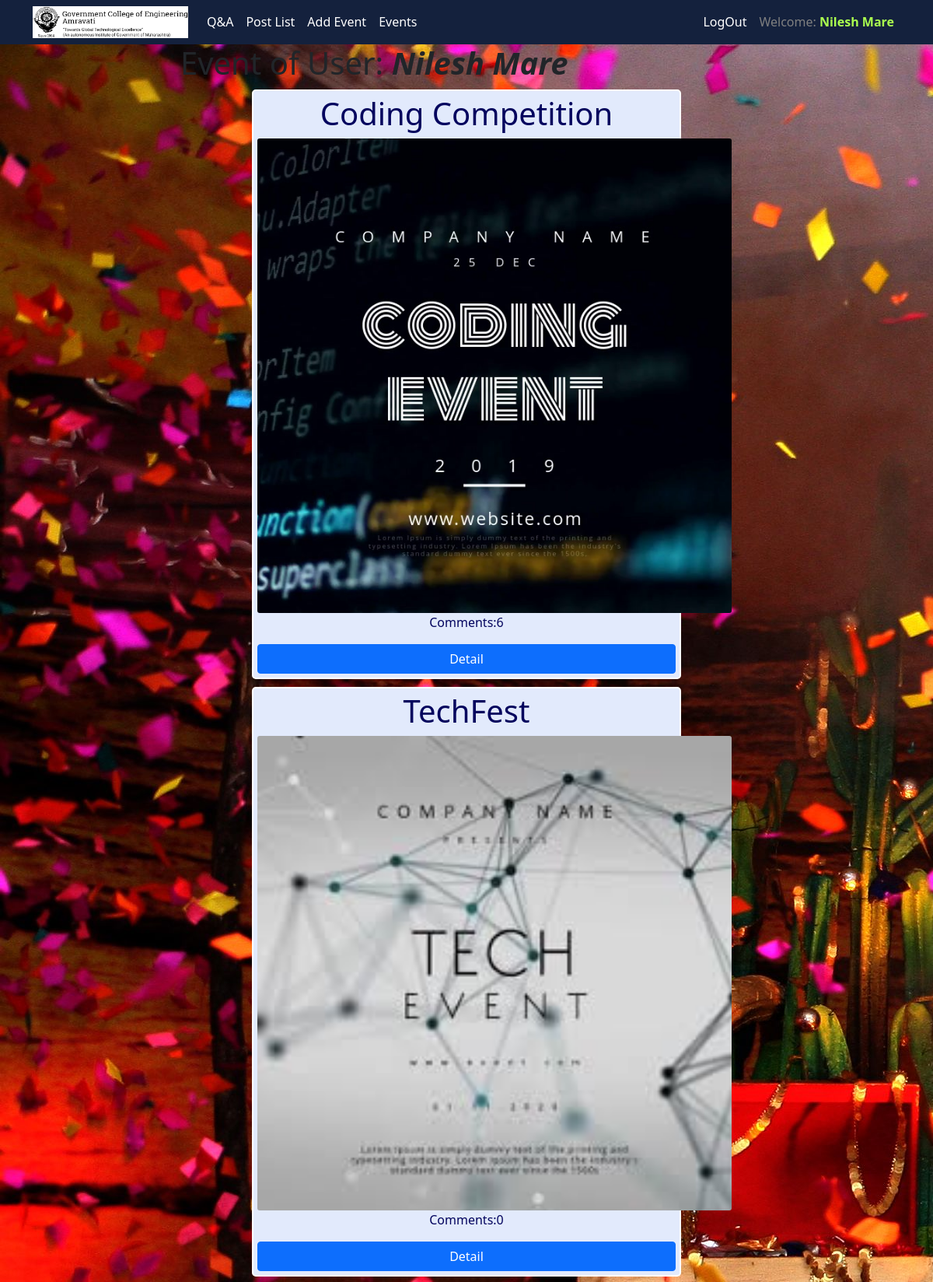
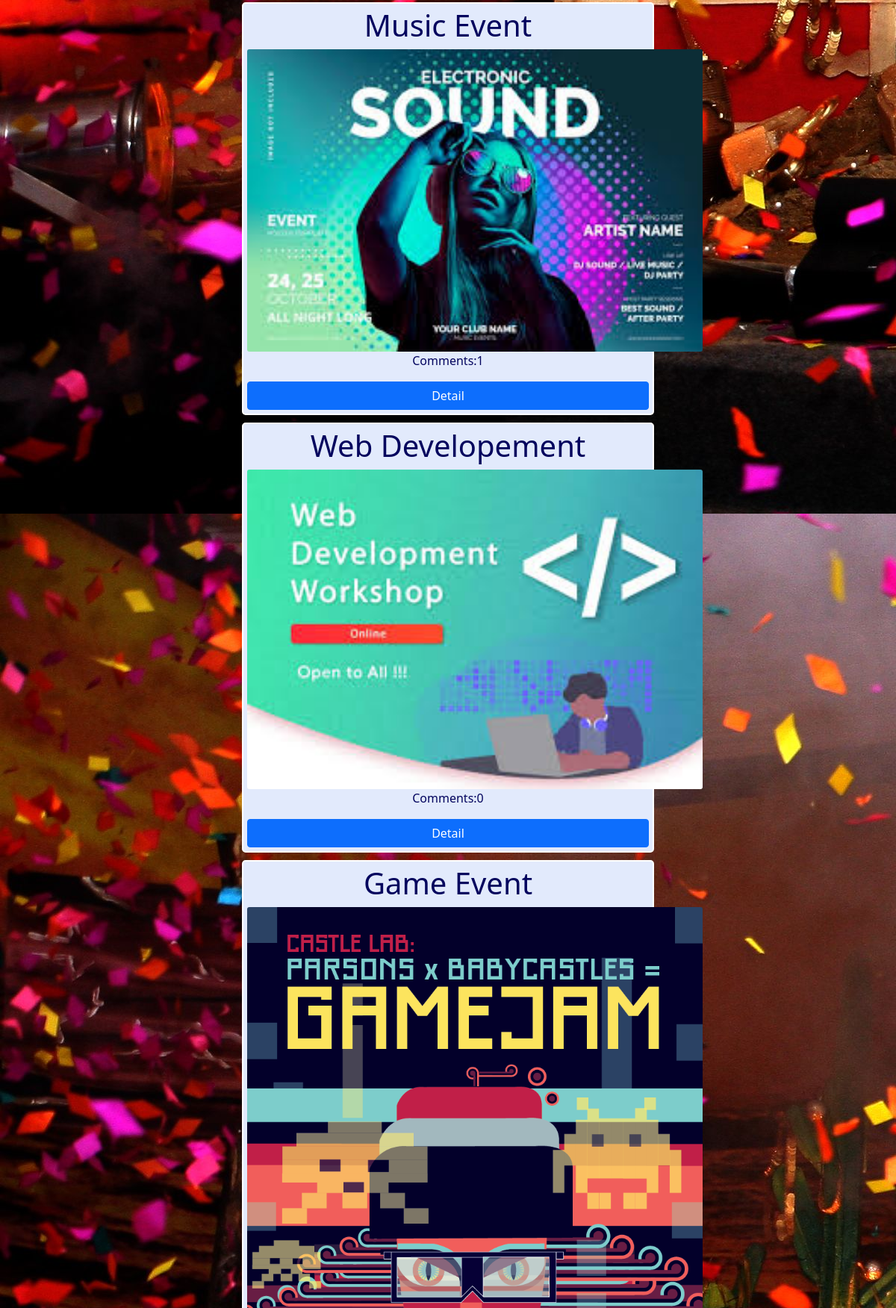
Page /1/event/detail/ (signed in, upper part) on the committed database (2 pictures, top to bottom).
### app/models.py (models this page shows, shortened)
class EventModel(models.Model):
    user = models.ForeignKey(User,related_name='events',on_delete=models.CASCADE)
    title=models.CharField(max_length=255)
    photo=models.ImageField(null=True,upload_to='event_pics/',blank=True)
    text=models.TextField()
    published_date=models.DateTimeField(default=timezone.now)
    number_of_comments=models.IntegerField(default=0)

### app/views.py (the view)
# urls.py: url(r'^(?P<pk>\d+)/event/detail/$',views.event_detail,name='event_detail'),
@login_required
def event_detail(request,pk):
    user=get_object_or_404(User,pk=pk)
    event_data=user.events.all()
    return render(request,'app/user_event_detail.html',{'user':user,
                                                        'event_data':event_data,})

### app/templates/app/user_event_detail.html
{%extends 'app/base.html'%}
{%block body_block%}
    <h1>Event of User: <b><i>{{user.first_name}}</i></b></h1>
    {%for event in event_data%}
        <div class="event_data">
            <h1>{{event.title}}</h1>
            <img src="{{event.photo.url}}" width="610" style="border-radius:3px">
            <p>Comments:{{event.number_of_comments}}</p>
            <a class="btn btn-primary event_view" href="{%url 'app:eventDetailwithcomment' pk=event.pk%}">Detail</a>
        </div>
    {%endfor%}
{%endblock%}

### app/templates/app/base.html (shortened to what this page needs)
<!DOCTYPE html>
{%load static%}
<html lang="en">
<head>
    <link rel="stylesheet" href="{%static 'css/base.css'%}">
    <link rel="stylesheet" href="https://use.fontawesome.com/releases/v5.15.1/css/all.css">
    <link href="https://cdn.jsdelivr.net/npm/bootstrap@5.0.0-beta1/dist/css/bootstrap.min.css" rel="stylesheet">
</head>
<body class="body_background" style="background:url({%static 'images/background.jpg'%});">
        <nav class="navbar navbar-expand-lg navbar-light nav-color">
            <div class="container">
                    <ul class="nav navbar-nav">
                    <li><a class="navbar-brand" href="{%url 'app:base'%}"><img src="{%static 'images/logo.jpg'%}" width="200"></a></li>
                    {%if user.is_authenticated%}
                       <li> <a class="nav-link " id="color_nav" href="{%url 'app:post_new' pk=user.pk %}">Q&A</a></li>
                        <li><a class="nav-link" id="color_nav" href="{%url 'app:post_detail' pk=user.pk%}">Post List</a></li>
                        {%if user.last_name == 'AANP'%}
                            <li><a class="nav-link " id="color_nav" href="{%url 'app:event_form' pk=user.pk%}">Add Event</a></li>
                            <li><a class="nav-link " id="color_nav" href="{%url 'app:event_detail' pk=user.pk%}">Events</a></li>
                        {%endif%}
                    {%endif%}
                    </ul>
                    <ul class="nav navbar-nav navbar-right">
                        {%if user.is_authenticated%}
                            <li><a class="nav-link " id="color_nav" href="{%url 'app:logout'%}">LogOut</a></li>
                            <li><a class="nav nav-link navbar-right" id="color_nav" style="color:grey">Welcome: <b style="color:#abff4f"> {{user.first_name}}</b></a></li>
                        {%else%}
                           <li> <a class="nav-link" id="color_nav" href="{%url 'app:signup'%}">SignUp</a></li>
                           <li> <a class="nav-link" id="color_nav" href="{%url 'app:login'%}?next={{request.path}}">LogIn</a></li>
                        {%endif%}
                    </ul>
            </div>
        </nav>
        <div class="container">
           <div class="row">
                <div class="col-md-8 margin_padding">
                    <div class="base_position">
                        {%block body_block%}{%endblock%}
                    </div>
                </div>
           </div>
        </div>
</body>
</html>

### app/static/css/base.css (style rules this page uses)
.nav-color { background-color:#14213d; }
.body_background { position:relative; }
.margin_padding { margin:auto; }
.event_data { width:75%; padding-left:5px; padding-right:5px; padding-top:5px; padding-bottom:5px; border: 2px solid white; border-radius: 5px; margin:auto; margin-top:10px; margin-bottom:10px; background-color:#e2eafc; text-align:center; color:#03045e; }
.event_data img { min-width:100%; min-height:50%; }
#color_nav { color:white; }
.event_view { min-width:100%; }

### rows in the picture
EventModel: title "Coding Competition", photo (picture), number_of_comments "6"
EventModel: title "TechFest", photo (picture), number_of_comments "0"
EventModel: title "Music Event", photo (picture), number_of_comments "1"
EventModel: title "Web Developement", photo (picture), number_of_comments "0"
EventModel: title "Game Event", photo (picture)

### other values in the picture
{{ user.first_name }} "Nilesh Mare"
